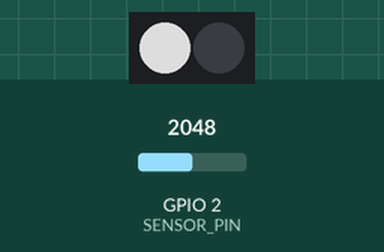
A program run on a simulated Seeed XIAO ESP32-C3. Parts: 2 RGB LEDs in strip order, left to right. Inputs (shaded band) come from the test bench; at power-on: GPIO 2 (SENSOR_PIN) = 2048. Dim RGB values are drawn brighter than linear; random numbers use the default seed unless the program sets one.

Above: at 1.8 s.
1.9 s: GPIO 2 (SENSOR_PIN) set to 2138
At 2.06 s:
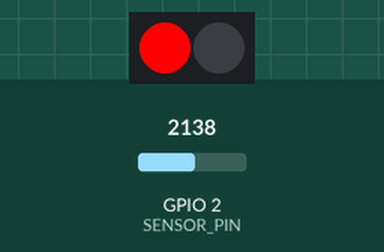
At 2.6 s:
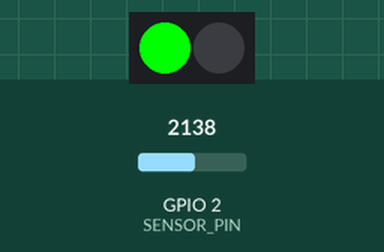
Timing chart, 0 to 6.5 s (numbered marks = the images above; inputs shaded):
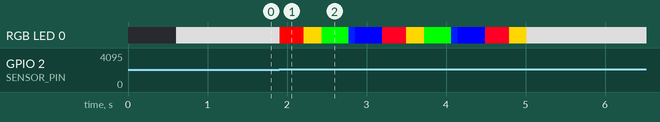

Measured:
- the behaviour switches between 2073 and 2074 on GPIO 2 (SENSOR_PIN) (found by bisection; images 0 and 1)
- after the input at 1.9 s, RGB LED 0: RGB(150, 150, 150) → RGB(255, 0, 0) at once, then repeats every 1.3 s: RGB(255, 215, 0) 0.22 s, RGB(0, 255, 0) 0.34 s, RGB(0, 30, 255) 0.08 s, RGB(0, 0, 255) 0.34 s, RGB(255, 0, 36) 0.30 s, until it stays RGB(150, 150, 150) from 5.0 s

The program:

main.cpp
```cpp
/**
 * InnerOracle - Sensing Node
 * Function: Detects GSR (Galvanic Skin Response) and sends stress data via ESP-NOW.
 */

#include <Arduino.h>
#include <esp_now.h>
#include <WiFi.h>
#include <Adafruit_NeoPixel.h>

const int SENSOR_PIN = 2;    // GSR Sensor Pin (GPIO 2)
const int LED_PIN = D3;      // NeoPixel Pin (D3)
const int NUM_LEDS = 2;
const int SENSITIVITY = 25;  // Delta value for trigger detection

Adafruit_NeoPixel strip(NUM_LEDS, LED_PIN, NEO_GRB + NEO_KHZ800);

// Data structure for ESP-NOW communication
typedef struct struct_message {
  int gsrValue;
  int stressLevel;
} struct_message;
struct_message myData;

int baseline = 0;

// Visual feedback: Rainbow cycle effect
void startRainbowEffect(int duration_ms) {
  unsigned long startTime = millis();
  uint32_t firstPixelHue = 0;
  while (millis() - startTime < duration_ms) {
    strip.setPixelColor(0, strip.gamma32(strip.ColorHSV(firstPixelHue)));
    strip.show();
    firstPixelHue += 1024;
    delay(20);
  }
}

void setup() {
  Serial.begin(115200);
  analogSetAttenuation(ADC_11db);

  strip.begin();
  strip.setBrightness(255); // Max brightness for showcase visibility
  strip.show();

  WiFi.mode(WIFI_STA);
  if (esp_now_init() != ESP_OK) return;

  // Broadcast address setup for peer communication
  uint8_t broadcastAddress[] = {0xFF, 0xFF, 0xFF, 0xFF, 0xFF, 0xFF};
  esp_now_peer_info_t peerInfo = {};
  memcpy(peerInfo.peer_addr, broadcastAddress, 6);
  peerInfo.channel = 0;
  peerInfo.encrypt = false;
  esp_now_add_peer(&peerInfo);

  // Initial calibration for sensor baseline
  long sum = 0;
  for(int i=0; i<30; i++) { sum += analogRead(SENSOR_PIN); delay(20); }
  baseline = sum / 30;
}

void loop() {
  int currentVal = analogRead(SENSOR_PIN);

  // Trigger condition: current value exceeds adaptive baseline + sensitivity
  if (currentVal > (baseline + SENSITIVITY)) {
    // 1. Alert: Red flash then Rainbow effect
    strip.setPixelColor(0, strip.Color(255, 0, 0));
    strip.show();
    delay(100);
    startRainbowEffect(3000);

    // 2. Data Transmission
    myData.gsrValue = currentVal;
    myData.stressLevel = random(0, 3); // 0:Low, 1:Mid, 2:High
    uint8_t broadcastAddress[] = {0xFF, 0xFF, 0xFF, 0xFF, 0xFF, 0xFF};
    esp_now_send(broadcastAddress, (uint8_t *) &myData, sizeof(myData));

    // 3. Reset and Cool-down
    strip.setPixelColor(0, strip.Color(150, 150, 150)); strip.show();
    delay(5000);
    baseline = analogRead(SENSOR_PIN); // Recalibrate baseline after trigger
  } else {
    // Idle state: Subtle white light
    strip.setPixelColor(0, strip.Color(150, 150, 150)); strip.show();
    // Smooth baseline tracking
    baseline = (baseline * 0.99) + (currentVal * 0.01);
    delay(50);
  }
}
```
